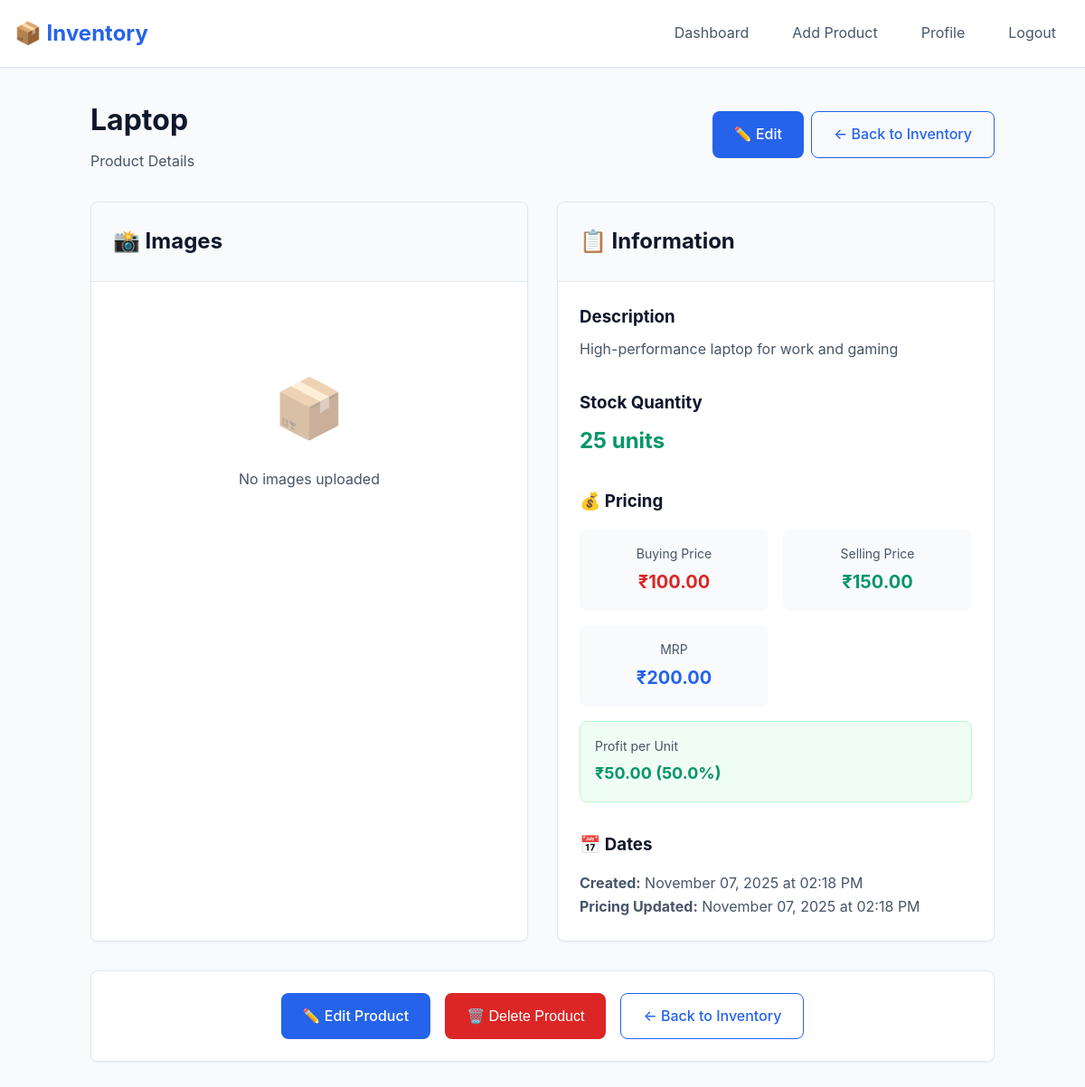
/inventory/product/2 (signed in), run on the app's committed database.
### tables this page shows
CREATE TABLE products (
                id INTEGER PRIMARY KEY AUTOINCREMENT,
                user_id INTEGER NOT NULL,
                name TEXT NOT NULL,
                description TEXT,
                quantity INTEGER DEFAULT 0,
                created_at TIMESTAMP DEFAULT CURRENT_TIMESTAMP,
                updated_at TIMESTAMP DEFAULT CURRENT_TIMESTAMP,
                FOREIGN KEY (user_id) REFERENCES users (id) ON DELETE CASCADE
            );

CREATE TABLE product_pricing (
                id INTEGER PRIMARY KEY AUTOINCREMENT,
                product_id INTEGER UNIQUE NOT NULL,
                buying_price DECIMAL(10,2),
                selling_price DECIMAL(10,2),
                mrp DECIMAL(10,2),
                updated_at TIMESTAMP DEFAULT CURRENT_TIMESTAMP,
                FOREIGN KEY (product_id) REFERENCES products (id) ON DELETE CASCADE
            );

### routes/inventory.py (the view)
@inventory_bp.route('/product/<int:product_id>')
@login_required
def view_product(product_id):
    try:
        product = Product.get_by_id(product_id, current_app.config['DATABASE_PATH'])
        if not product or product.user_id != current_user.id:
            flash('Product not found.', 'error')
            return redirect(url_for('inventory.dashboard'))
        product_dict = product.to_dict(database_path=current_app.config['DATABASE_PATH'])
        return render_template('inventory/product_detail.html', product=product_dict)
    except Exception as e:
        flash('Error loading product. Please try again.', 'error')
        print(f"Product view error: {e}")
        return redirect(url_for('inventory.dashboard'))

### database.py (called while the page is built)
def get_db_connection(database_path='inventory.db'):
    conn = sqlite3.connect(database_path)
    conn.row_factory = sqlite3.Row  # Enable column access by name
    conn.execute('PRAGMA foreign_keys = ON')
    conn.execute('PRAGMA journal_mode = WAL')
    return conn

### models/product.py (called while the page is built)
    @staticmethod
    def get_by_id(product_id, database_path='inventory.db'):
        conn = get_db_connection(database_path)
        try:
            product_data = conn.execute('''
                SELECT id, user_id, name, description, quantity, created_at, updated_at
                FROM products
                WHERE id = ?
            ''', (product_id,)).fetchone()
            if product_data:
                return Product(
                    id=product_data['id'],
                    user_id=product_data['user_id'],
                    name=product_data['name'],
                    description=product_data['description'],
                    quantity=product_data['quantity'],
                    created_at=product_data['created_at'],
                    updated_at=product_data['updated_at']
                )
            return None
        finally:
            conn.close()

    def get_pricing(self, database_path='inventory.db'):
        conn = get_db_connection(database_path)
        try:
            pricing_data = conn.execute('''
                SELECT buying_price, selling_price, mrp, updated_at
                FROM product_pricing
                WHERE product_id = ?
            ''', (self.id,)).fetchone()
            return dict(pricing_data) if pricing_data else None
        finally:
            conn.close()

    def get_images(self, database_path='inventory.db'):
        conn = get_db_connection(database_path)
        try:
            images = conn.execute('''
                SELECT id, filename, original_name, upload_date
                FROM product_images
                WHERE product_id = ?
                ORDER BY upload_date ASC
            ''', (self.id,)).fetchall()
            return [dict(img) for img in images]
        finally:
            conn.close()

### templates/inventory/product_detail.html (shortened to what this page needs)
{% extends "base.html" %}
{% block content %}
<div style="max-width: 1000px; margin: 0 auto;">
    <div style="display: flex; justify-content: space-between; align-items: center; margin-bottom: 2rem; flex-wrap: wrap; gap: 1rem;">
        <div>
            <h1 style="margin: 0; color: var(--text-primary);">{{ product.name }}</h1>
            <p style="margin: 0.5rem 0 0 0; color: var(--text-secondary);">
                Product Details
            </p>
        </div>
        <div style="display: flex; gap: 0.5rem; flex-wrap: wrap;">
            <a href="{{ url_for('inventory.edit_product', product_id=product.id) }}" class="btn btn-primary">
                ✏️ Edit
            </a>
            <a href="{{ url_for('inventory.dashboard') }}" class="btn btn-outline">
                ← Back to Inventory
            </a>
        </div>
    </div>
    <div class="grid grid-cols-1" style="grid-template-columns: 1fr 1fr; gap: 2rem;">
        <div class="card">
            <div class="card-header">
                <h2 style="margin: 0;">📸 Images</h2>
            </div>
            <div class="card-body">
                {% if product.images and product.images|length > 0 %}
                    <div class="image-gallery">
                        <div style="margin-bottom: 1rem;">
                            <img id="mainImage"
                                 src="{{ url_for('inventory.uploaded_file', filename='user_' + current_user.id|string + '/' + product.images[0].filename) }}"
                                 alt="{{ product.name }}"
                                 style="width: 100%; max-height: 400px; object-fit: contain; border-radius: var(--border-radius); border: 1px solid var(--border-color);">
                        </div>
                        {% if product.images|length > 1 %}
                            <div style="display: flex; gap: 0.5rem; flex-wrap: wrap;">
                                {% for image in product.images %}
                                    <img src="{{ url_for('inventory.uploaded_file', filename='user_' + current_user.id|string + '/' + image.filename) }}"
                                         alt="{{ image.original_name }}"
                                         onclick="changeMainImage(this.src)"
                                         style="width: 60px; height: 60px; object-fit: cover; border-radius: var(--border-radius); border: 1px solid var(--border-color); cursor: pointer; transition: var(--transition);"
                                         onmouseover="this.style.opacity='0.7'"
                                         onmouseout="this.style.opacity='1'">
                                {% endfor %}
                            </div>
                        {% endif %}
                    </div>
                {% else %}
                    <div style="text-align: center; padding: 4rem 2rem; color: var(--text-secondary);">
                        <div style="font-size: 4rem; margin-bottom: 1rem; opacity: 0.5;">📦</div>
                        <p>No images uploaded</p>
                    </div>
                {% endif %}
            </div>
        </div>
        <div class="card">
            <div class="card-header">
                <h2 style="margin: 0;">📋 Information</h2>
            </div>
            <div class="card-body">
                {% if product.description %}
                    <div style="margin-bottom: 2rem;">
                        <h3 style="margin: 0 0 0.5rem 0; color: var(--text-primary);">Description</h3>
                        <p style="margin: 0; color: var(--text-secondary); line-height: 1.6;">
                            {{ product.description }}
                        </p>
                    </div>
                {% endif %}
                {% if product.quantity is defined %}
                    <div style="margin-bottom: 2rem;">
                        <h3 style="margin: 0 0 0.5rem 0; color: var(--text-primary);">Stock Quantity</h3>
                        <div style="font-size: 1.5rem; font-weight: bold; color: {% if product.quantity > 10 %}var(--success-color){% elif product.quantity > 0 %}var(--warning-color){% else %}var(--error-color){% endif %};">
                            {{ product.quantity or 0 }} units
                        </div>
                    </div>
                {% endif %}
                {% if product.pricing %}
                    <div style="margin-bottom: 2rem;">
                        <h3 style="margin: 0 0 1rem 0; color: var(--text-primary);">💰 Pricing</h3>
                        <div class="pricing-grid" style="display: grid; grid-template-columns: repeat(auto-fit, minmax(150px, 1fr)); gap: 1rem;">
                            {% if product.pricing.buying_price %}
                                <div style="text-align: center; padding: 1rem; background-color: var(--background-color); border-radius: var(--border-radius);">
                                    <div style="font-size: 0.875rem; color: var(--text-secondary); margin-bottom: 0.25rem;">Buying Price</div>
                                    <div style="font-size: 1.25rem; font-weight: bold; color: var(--error-color);">
                                        {{ product.pricing.buying_price|currency }}
                                    </div>
                                </div>
                            {% endif %}
                            {% if product.pricing.selling_price %}
                                <div style="text-align: center; padding: 1rem; background-color: var(--background-color); border-radius: var(--border-radius);">
                                    <div style="font-size: 0.875rem; color: var(--text-secondary); margin-bottom: 0.25rem;">Selling Price</div>
                                    <div style="font-size: 1.25rem; font-weight: bold; color: var(--success-color);">
                                        {{ product.pricing.selling_price|currency }}
                                    </div>
                                </div>
                            {% endif %}
                            {% if product.pricing.mrp %}
                                <div style="text-align: center; padding: 1rem; background-color: var(--background-color); border-radius: var(--border-radius);">
                                    <div style="font-size: 0.875rem; color: var(--text-secondary); margin-bottom: 0.25rem;">MRP</div>
                                    <div style="font-size: 1.25rem; font-weight: bold; color: var(--primary-color);">
                                        {{ product.pricing.mrp|currency }}
                                    </div>
                                </div>
                            {% endif %}
                        </div>
                        {% if product.pricing.selling_price and product.pricing.buying_price %}
                            {% set profit = product.pricing.selling_price - product.pricing.buying_price %}
                            {% set profit_percent = ((profit / product.pricing.buying_price) * 100) if product.pricing.buying_price > 0 else 0 %}
                            <div style="margin-top: 1rem; padding: 1rem; background-color: {% if profit > 0 %}#f0fdf4{% else %}#fef2f2{% endif %}; border-radius: var(--border-radius); border: 1px solid {% if profit > 0 %}#bbf7d0{% else %}#fecaca{% endif %};">
                                <div style="font-size: 0.875rem; color: var(--text-secondary); margin-bottom: 0.25rem;">Profit per Unit</div>
                                <div style="font-size: 1.125rem; font-weight: bold; color: {% if profit > 0 %}var(--success-color){% else %}var(--error-color){% endif %};">
                                    {{ profit|currency }} ({{ "%.1f"|format(profit_percent) }}%)
                                </div>
                            </div>
                        {% endif %}
                    </div>
                {% endif %}
                <div>
                    <h3 style="margin: 0 0 1rem 0; color: var(--text-primary);">📅 Dates</h3>
                    <div style="color: var(--text-secondary); line-height: 1.6;">
                        <div><strong>Created:</strong> {{ product.created_at|datetime('%B %d, %Y at %I:%M %p') }}</div>
                        {% if product.pricing and product.pricing.updated_at %}
                            <div><strong>Pricing Updated:</strong> {{ product.pricing.updated_at|datetime('%B %d, %Y at %I:%M %p') }}</div>
                        {% endif %}
                    </div>
                </div>
            </div>
        </div>
    </div>
    <div class="card" style="margin-top: 2rem;">
        <div class="card-body">
            <div style="display: flex; gap: 1rem; justify-content: center; flex-wrap: wrap;">
                <a href="{{ url_for('inventory.edit_product', product_id=product.id) }}" class="btn btn-primary">
                    ✏️ Edit Product
                </a>
                <button onclick="confirmDelete()" class="btn btn-danger">
                    🗑️ Delete Product
                </button>
                <a href="{{ url_for('inventory.dashboard') }}" class="btn btn-outline">
                    ← Back to Inventory
                </a>
            </div>
        </div>
    </div>
</div>
{% endblock %}

### templates/base.html (style rules this page uses)
* { margin: 0; padding: 0; box-sizing: border-box; }
:root { --primary-color: #2563eb; --primary-dark: #1d4ed8; --secondary-color: #64748b; --success-color: #059669; --warning-color: #d97706; --error-color: #dc2626; --background-color: #f8fafc; --surface-color: #ffffff; --text-primary: #0f172a; --text-secondary: #475569; --border-color: #e2e8f0; --shadow-sm: 0 1px 2px 0 rgb(0 0 0 / 0.05); --shadow-md: 0 4px 6px -1px rgb(0 0 0 / 0.1); --border-radius: 0.5rem; --transition: all 0.2s ease-in-out; }
body { font-family: -apple-system, BlinkMacSystemFont, 'Segoe UI', Roboto, sans-serif; background-color: var(--background-color); color: var(--text-primary); line-height: 1.6; min-height: 100vh; }
.btn { display: inline-flex; align-items: center; justify-content: center; padding: 0.75rem 1.5rem; font-size: 1rem; font-weight: 500; border: none; border-radius: var(--border-radius); cursor: pointer; text-decoration: none; transition: var(--transition); gap: 0.5rem; }
.btn-primary { background-color: var(--primary-color); color: white; }
.btn-danger { background-color: var(--error-color); color: white; }
.btn-outline { background-color: transparent; color: var(--primary-color); border: 1px solid var(--primary-color); }
.card { background: var(--surface-color); border-radius: var(--border-radius); box-shadow: var(--shadow-sm); border: 1px solid var(--border-color); overflow: hidden; }
.card-header { padding: 1.5rem; border-bottom: 1px solid var(--border-color); background-color: var(--background-color); }
.card-body { padding: 1.5rem; }
.grid { display: grid; gap: 1.5rem; }
.grid-cols-1 { grid-template-columns: repeat(1, 1fr); }

### data on the page
products: name "Laptop", description "High-performance laptop for work and gaming", quantity "25", created_at "November 07, 2025 at 02:18 PM"
product_pricing: pricing.buying_price "₹100.00", pricing.selling_price "₹150.00", pricing.mrp "₹200.00", pricing.updated_at "November 07, 2025 at 02:18 PM"

### other printed values
{{ profit|currency }} "₹50.00"
{{ "%.1f"|format(profit_percent) }} "50.0"
